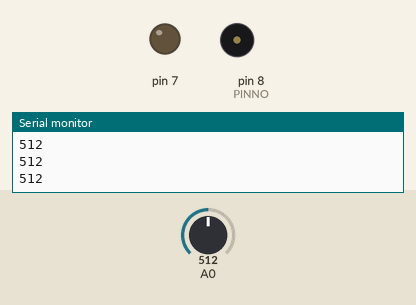
This sketch was run on a simulated Arduino Uno, built with avr-gcc and run on an emulated ATmega328P. On the bench: output pins drawn as LEDs (lit = HIGH), buzzer (waves = sounding), the last lines printed to the serial monitor. The inputs (shaded band) are chosen by the test bench; at power-on: A0 = 512.

Above: at 0.09 s.
At 4.2 s:
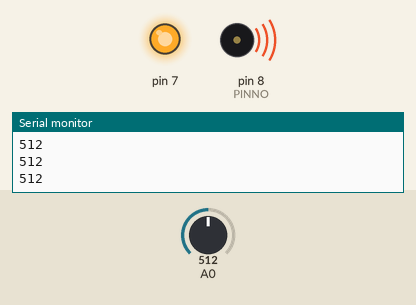
4.3 s: A0 set to 641
6.9 s: A0 set to 669
9.6 s: A0 set to 511
At 13.88 s:
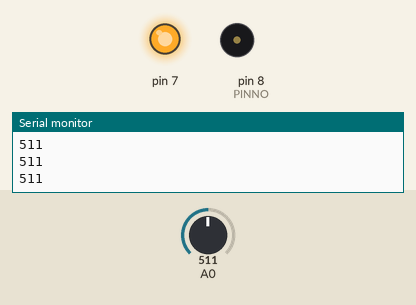
Timing chart, 0 to 18.6 s (numbered marks = the images above; inputs shaded):
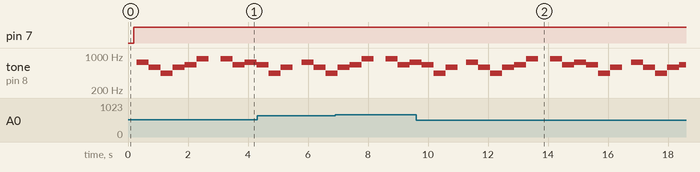

Measured:
- after the input at 9.6 s, pin 7: stays HIGH (without the input it goes to LOW after 1.6 s)
- by itself, tone on pin 8 (PINNO): plays 659 Hz for 0.40 s, 440 Hz for 0.40 s, 587 Hz for 0.40 s, 740 Hz for 0.40 s, 587 Hz for 0.40 s, 440 Hz for 0.40 s … (20 notes in this stretch)

The sketch:

enter.ino
```cpp
int dis = 80;     //距離

int flag = 0;
int sum = 0;

#define BEAT 400   // 音の長さを指定
#define PINNO 8   // 圧電スピーカを接続したピン番号

int i=0;
int len = 12;

int C1 = 262;//ド
int D1 = 294;//レ
int E1 = 330;//ミ
int F1 = 349;//ファ
int F1s = 370;
int G1 = 392;//ソ
int H1 = 440;//ラ
int I1 = 494;//シ

int C2 = 523;//ド
int D2 = 587;//レ
int E2 = 659;//ミ
int F2 = 698;//ファ
int F2s = 740;
int G2 = 784;//ソ
int H2 = 880;//ラ

int music[] = {F2s, D2, H1, D2, E2, H2, 0, H2, E2, F2s, E2, H1, D2};
int beat[] = {BEAT, BEAT, BEAT, BEAT, BEAT, BEAT, 100, BEAT, BEAT, BEAT, BEAT, BEAT, BEAT};

// the setup routine runs once when you press reset:
void setup() {
  // initialize serial communication at 9600 bits per second:
  Serial.begin(9600);
  pinMode(7, OUTPUT);
  pinMode(8, OUTPUT);
}

// the loop routine runs over and over again forever:
void loop() {
  int sensorValue = analogRead(A0);
  Serial.println(sensorValue);

  sum += sensorValue;
  flag ++;

  if(flag == 50){
    float distance = sum / 50;
    if (distance > dis){
      digitalWrite(7, HIGH);
      delay(100);
      for(i=0;i<=12;i++){
        tone(PINNO, music[i], beat[i]);
        delay(BEAT);
      }

    }
    else{
      digitalWrite(7, LOW);
    }
    flag = 0;
    sum = 0;
  }
  delay(1);        // delay in between reads for stability
}
```
